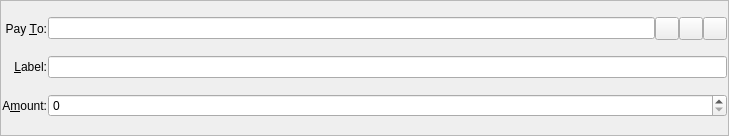
<?xml version="1.0" encoding="UTF-8"?>
<ui version="4.0">
 <class>SendCoinsEntry</class>
 <widget class="QFrame" name="SendCoinsEntry">
  <property name="geometry">
   <rect>
    <x>0</x>
    <y>0</y>
    <width>729</width>
    <height>136</height>
   </rect>
  </property>
  <property name="windowTitle">
   <string>Form</string>
  </property>
  <property name="frameShape">
   <enum>QFrame::StyledPanel</enum>
  </property>
  <property name="frameShadow">
   <enum>QFrame::Sunken</enum>
  </property>
  <layout class="QGridLayout" name="gridLayout">
   <property name="leftMargin">
    <number>1</number>
   </property>
   <property name="topMargin">
    <number>1</number>
   </property>
   <property name="rightMargin">
    <number>1</number>
   </property>
   <property name="bottomMargin">
    <number>1</number>
   </property>
   <property name="spacing">
    <number>1</number>
   </property>
   <item row="5" column="0">
    <widget class="QLabel" name="label">
     <property name="text">
      <string>A&amp;mount:</string>
     </property>
     <property name="alignment">
      <set>Qt::AlignRight|Qt::AlignTrailing|Qt::AlignVCenter</set>
     </property>
     <property name="buddy">
      <cstring>payAmount</cstring>
     </property>
    </widget>
   </item>
   <item row="3" column="0">
    <widget class="QLabel" name="label_2">
     <property name="text">
      <string>Pay &amp;To:</string>
     </property>
     <property name="alignment">
      <set>Qt::AlignRight|Qt::AlignTrailing|Qt::AlignVCenter</set>
     </property>
     <property name="buddy">
      <cstring>payTo</cstring>
     </property>
    </widget>
   </item>
   <item row="5" column="1">
    <widget class="BitcoinAmountField" name="payAmount"/>
   </item>
   <item row="4" column="0">
    <widget class="QLabel" name="label_4">
     <property name="text">
      <string>&amp;Label:</string>
     </property>
     <property name="alignment">
      <set>Qt::AlignRight|Qt::AlignTrailing|Qt::AlignVCenter</set>
     </property>
     <property name="buddy">
      <cstring>addAsLabel</cstring>
     </property>
    </widget>
   </item>
   <item row="3" column="1">
    <layout class="QHBoxLayout" name="payToLayout">
     <property name="spacing">
      <number>0</number>
     </property>
     <item>
      <widget class="QValidatedLineEdit" name="payTo">
       <property name="toolTip">
        <string>The address to send the payment to (e.g. 1NS17iag9jJgTHD1VXjvLCEnZuQ3rJDE9L)</string>
       </property>
       <property name="maxLength">
        <number>34</number>
       </property>
      </widget>
     </item>
     <item>
      <widget class="QToolButton" name="addressBookButton">
       <property name="toolTip">
        <string>Choose address from address book</string>
       </property>
       <property name="text">
        <string/>
       </property>
       <property name="icon">
        <iconset resource="../bitcoin.qrc">
         <normaloff>:/icons/address-book</normaloff>:/icons/address-book</iconset>
       </property>
       <property name="shortcut">
        <string>Alt+A</string>
       </property>
      </widget>
     </item>
     <item>
      <widget class="QToolButton" name="pasteButton">
       <property name="toolTip">
        <string>Paste address from clipboard</string>
       </property>
       <property name="text">
        <string/>
       </property>
       <property name="icon">
        <iconset resource="../bitcoin.qrc">
         <normaloff>:/icons/editpaste</normaloff>:/icons/editpaste</iconset>
       </property>
       <property name="shortcut">
        <string>Alt+P</string>
       </property>
      </widget>
     </item>
     <item>
      <widget class="QToolButton" name="deleteButton">
       <property name="toolTip">
        <string>Remove this recipient</string>
       </property>
       <property name="text">
        <string/>
       </property>
       <property name="icon">
        <iconset resource="../bitcoin.qrc">
         <normaloff>:/icons/remove</normaloff>:/icons/remove</iconset>
       </property>
      </widget>
     </item>
    </layout>
   </item>
   <item row="4" column="1">
    <widget class="QValidatedLineEdit" name="addAsLabel">
     <property name="toolTip">
      <string>Enter a label for this address to add it to your address book</string>
     </property>
    </widget>
   </item>
  </layout>
 </widget>
 <customwidgets>
  <customwidget>
   <class>BitcoinAmountField</class>
   <extends>QSpinBox</extends>
   <header>bitcoinamountfield.h</header>
   <container>1</container>
  </customwidget>
  <customwidget>
   <class>QValidatedLineEdit</class>
   <extends>QLineEdit</extends>
   <header>qvalidatedlineedit.h</header>
  </customwidget>
 </customwidgets>
 <resources>
  <include location="../bitcoin.qrc"/>
 </resources>
 <connections/>
</ui>
